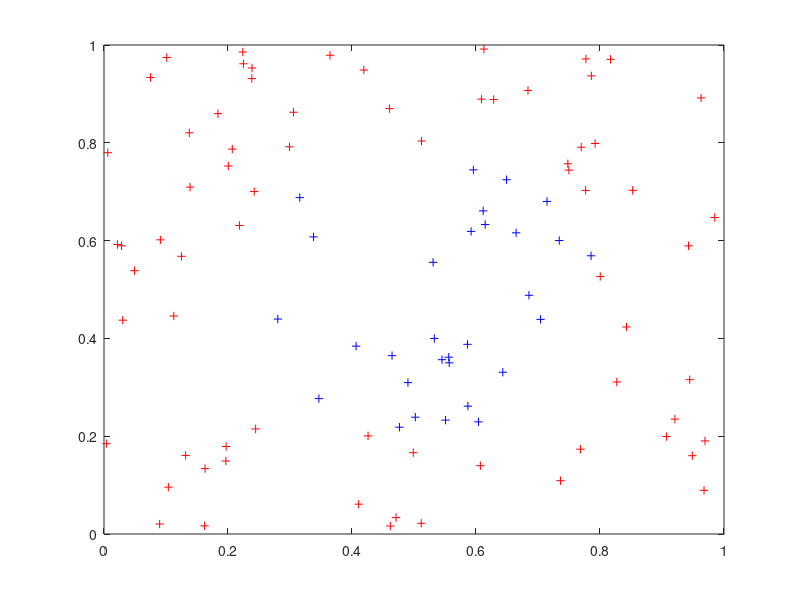

Recreate this plot in MATLAB. (Note: this script raises an error after producing the figure.)
%% inital
clc,clear
close all


%% data generate
N = 50;
X = rand(2*N,2);
y = double(vecnorm(X-[0.5,0.5],2,2)>0.3);
y(y==0)=-1;
idx1 = find(y == 1);
idx0 = find(y == -1);
plot(X(idx1,1),X(idx1,2),'r+');
hold on
plot(X(idx0,1),X(idx0,2),'b+');
C = 1;
kernel_type = 'gauss';
tolerate = 1e-5;

%% smo and plot
alpha = smo(X,y,C,kernel_type);


idx = find(alpha > tolerate & alpha < C);
b = y(idx(1)) - sum(y.*alpha.*K(X,X(idx(1),:),'gauss'));

a=axis; XX=a(1):(a(2)-a(1))/100:a(2); YY=a(3):(a(4)-a(3))/100:a(4);
[XX,YY] = meshgrid(XX,YY);
for i=1:101
    for j=1:101, 
        Z(i,j) = sum(alpha.*y.*K(X,[XX(i,j) YY(i,j)],'gauss'));
    end
end
Z=Z+b; hold on;
contour(XX,YY,Z,[+0 +0],'r');





